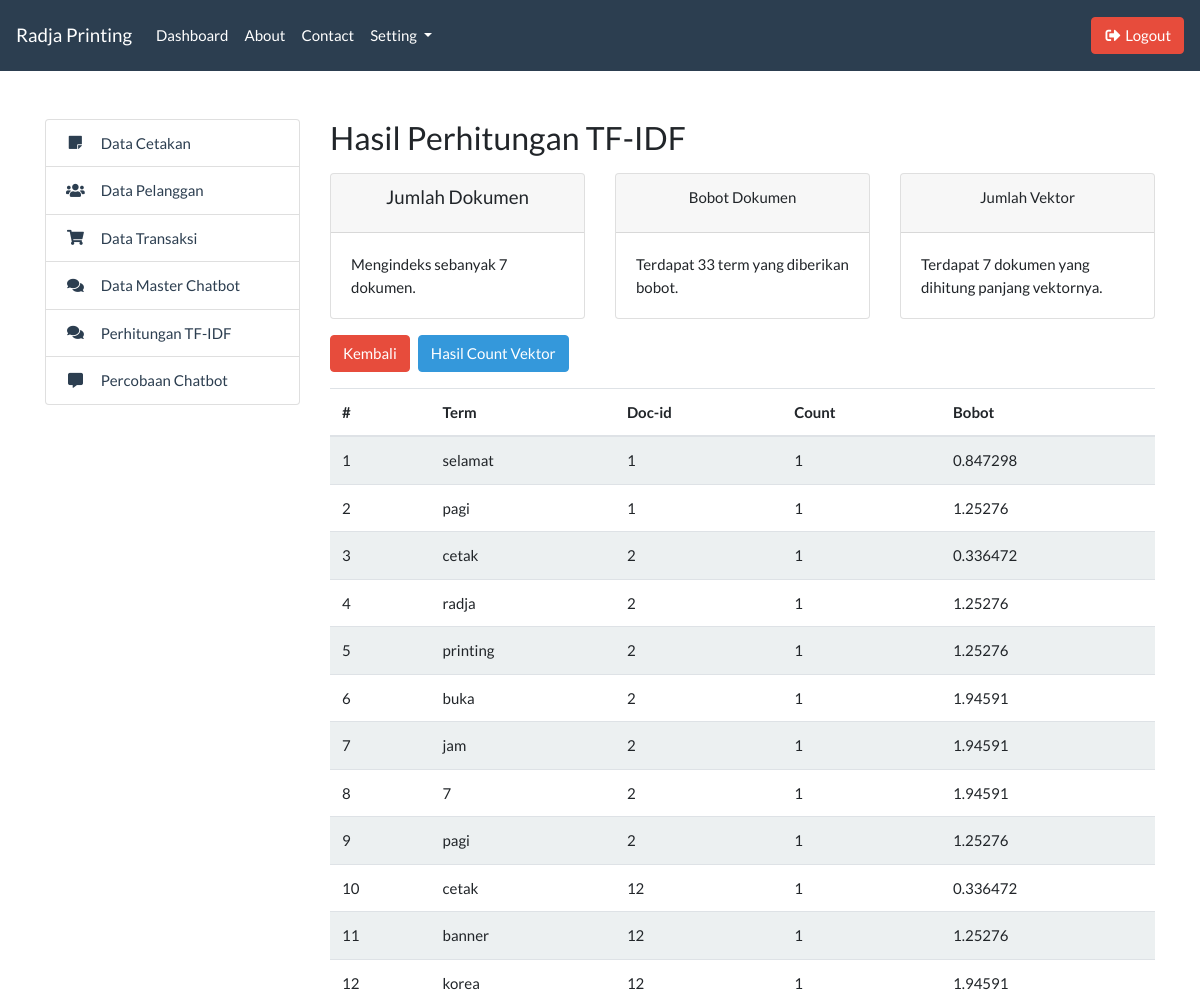
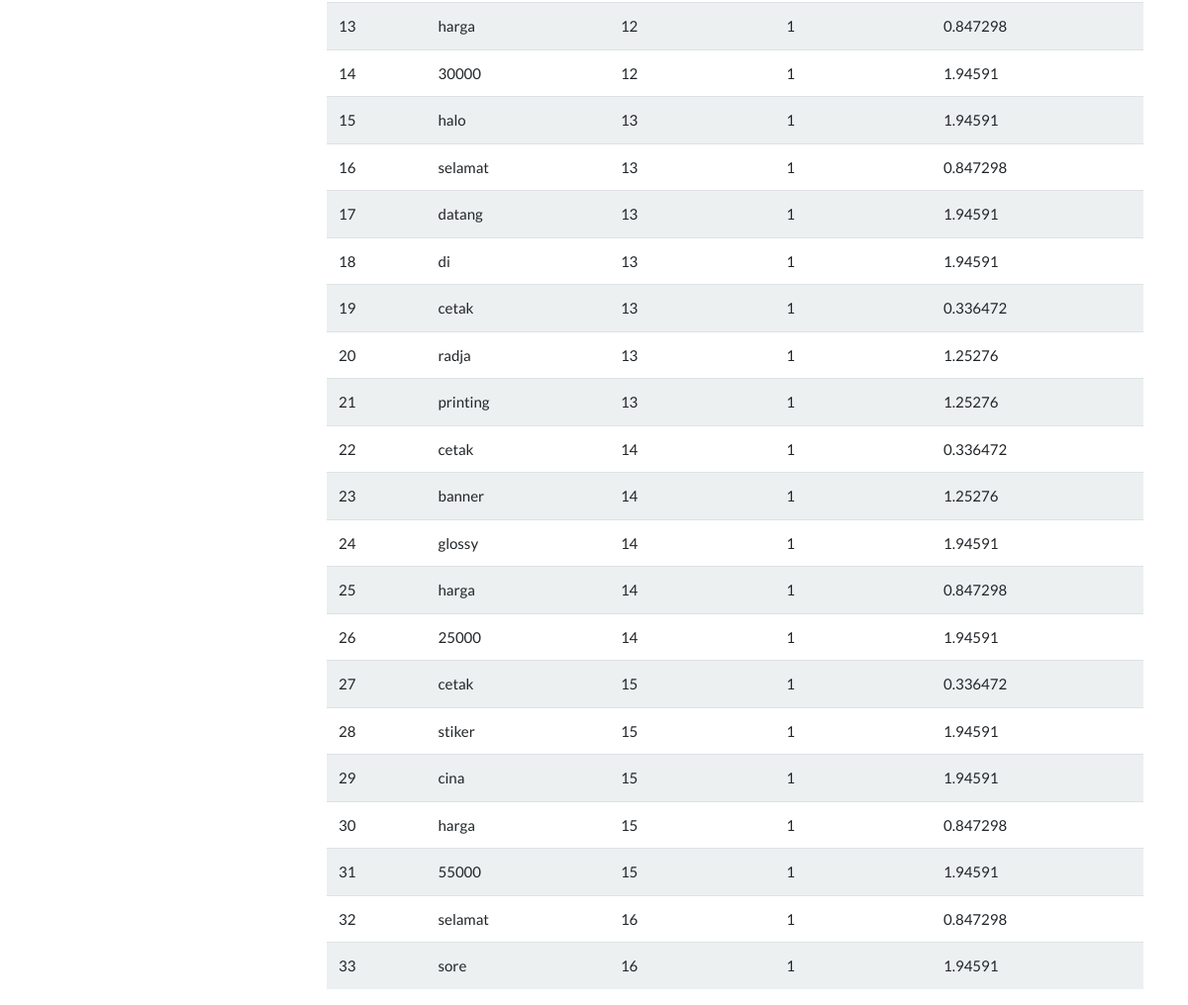
The app's page /admin/master_hitung.php (signed in) with its own data (2 pictures, top to bottom).
### tables this page shows
CREATE TABLE `tb_index` (
  `id` int(11) NOT NULL,
  `term` varchar(255) NOT NULL,
  `id_doc` int(11) NOT NULL,
  `jumlah` int(11) NOT NULL,
  `bobot` float NOT NULL
);

### admin/master_hitung.php (the view, shortened to what this page needs)
<?php include '../templates/admin_header.php'; ?>
<?php include '../templates/admin_sidebar.php'; ?>
<?php include 'fungsi.php'; ?>
<div class="col-md-9">
    <h3>Hasil Perhitungan TF-IDF</h3>
    <div class="row mt-3">
        <div class="col-md-4">
            <div class="card">
                <div class="card-header">
                    <h5 class="card-title text-center">Jumlah Dokumen</h5>
                </div>
                <div class="card-body">
                    <?php buatIndex(); ?>
                </div>
            </div>
        </div>
        <div class="col-md-4">
            <div class="card">
                <div class="card-header">
                    <div class="card-title text-center">Bobot Dokumen</div>
                </div>
                <div class="card-body">
                    <?php hitungBobot(); ?>
                </div>
            </div>
        </div>
        <div class="col-md-4">
            <div class="card">
                <div class="card-header">
                    <div class="card-title text-center">Jumlah Vektor</div>
                </div>
                <div class="card-body">
                    <?php panjangVektor(); ?>
                </div>
            </div>
        </div>
    </div>
    <div class="container mt-3">
        <div class="row">
            <a href="master_index.php" class="btn btn-danger mb-3">
                Kembali
            </a>
            <button type="button" class="btn btn-info mb-3 mx-2" data-toggle="modal" data-target="#modalVektor">
                Hasil Count Vektor
            </button>
            <table class="table table-striped">
                <thead>
                    <tr>
                        <th>#</th>
                        <th>Term</th>
                        <th>Doc-id</th>
                        <th>Count</th>
                        <th>Bobot</th>
                    </tr>
                </thead>
                <tbody>
                    <?php
                        include '../koneksi.php';
                        $i = 1;
                        $result = mysqli_query($koneksi, "SELECT * FROM tb_index ORDER BY id");
                        while($row = mysqli_fetch_array($result)){
                    ?>
                    <tr>
                        <td><?= $i++; ?></td>
                        <td><?= $row['term']; ?></td>
                        <td><?= $row['id_doc']; ?></td>
                        <td><?= $row['jumlah']; ?></td>
                        <td><?= $row['bobot']; ?></td>
                    </tr>
                    <?php } ?>
                </tbody>
            </table>
        </div>
    </div>
</div>
<?php include '../templates/admin_footer.php'; ?>

### templates/admin_header.php (shortened to what this page needs)
<!DOCTYPE html>
<html lang="en">
<head>
    <link rel="stylesheet" href="../assets/css/bootstrap.css">
    <link rel="stylesheet" href="../assets/css/all.css">
</head>
<body>
    <nav class="navbar navbar-expand-lg navbar-dark bg-primary">
        <a class="navbar-brand" href="#">Radja Printing</a>
        <div class="collapse navbar-collapse" id="navbarColor01">
            <ul class="navbar-nav mr-auto">
                <li class="nav-item">
                    <a class="nav-link" href="dashboard.php">Dashboard</a>
                </li>
                <li class="nav-item">
                    <a class="nav-link" href="#">About</a>
                </li>
                <li class="nav-item">
                    <a class="nav-link" href="#">Contact</a>
                </li>
                <li class="nav-item dropdown">
                    <a class="nav-link dropdown-toggle" href="#" id="navbarDropdown" role="button"
                        data-toggle="dropdown" aria-haspopup="true" aria-expanded="false">
                        Setting
                    </a>
                </li>
            </ul>
            <a href="../logout.php" class="btn btn-danger my-2 my-sm-0" type="submit">
                <i class="fas fa-fw fa-sign-out-alt"></i> Logout
            </a>
        </div>
    </nav>

### templates/admin_sidebar.php
<div class="container mt-5">
    <div class="row">
        <div class="col-md-3">
            <ul class="list-group">
                <a href="cetakan_index.php"
                    class="list-group-item list-group-item-action d-flex justify-content-start align-items-center text-primary">
                    <i class="fas fa-fw fa-sticky-note mr-3"></i> Data Cetakan
                </a>
                <a href="pelanggan_index.php"
                    class="list-group-item list-group-item-action d-flex justify-content-start align-items-center text-primary">
                    <i class="fas fa-fw fa-users mr-3"></i> Data Pelanggan
                </a>
                <a href="#"
                    class="list-group-item list-group-item-action d-flex justify-content-start align-items-center text-primary">
                    <i class="fas fa-fw fa-shopping-cart mr-3"></i> Data Transaksi
                </a>
                <a href="master_index.php"
                    class="list-group-item list-group-item-action d-flex justify-content-start align-items-center text-primary">
                    <i class="fas fa-fw fa-comments mr-3"></i> Data Master Chatbot
                </a>
                <a href="master_hitung.php"
                    class="list-group-item list-group-item-action d-flex justify-content-start align-items-center text-primary">
                    <i class="fas fa-fw fa-comments mr-3"></i> Perhitungan TF-IDF
                </a>
                <a href="coba_chat.php"
                    class="list-group-item list-group-item-action d-flex justify-content-start align-items-center text-primary">
                    <i class="fas fa-fw fa-comment-alt mr-3"></i> Percobaan Chatbot
                </a>
            </ul>
        </div>

### admin/fungsi.php (shortened to what this page needs)
<?php
function buatIndex()
{
    include '../koneksi.php';
    mysqli_query($koneksi, "TRUNCATE TABLE tb_index");
    $resDokumen = mysqli_query($koneksi, "SELECT * FROM tb_dokumen ORDER BY id");
    $num_rows = mysqli_num_rows($resDokumen);
    print("Mengindeks sebanyak " . $num_rows . " dokumen. <br>");
}
function hitungBobot()
{
    include '../koneksi.php';
    $resBobot = mysqli_query($koneksi, "SELECT * FROM tb_index ORDER BY id");
    $num_rows = mysqli_num_rows($resBobot);
    print("Terdapat " . $num_rows . " term yang diberikan bobot. <br>");
}
function panjangVektor()
{
    include '../koneksi.php';
    mysqli_query($koneksi, "TRUNCATE TABLE tb_vektor");
    $resDocId = mysqli_query($koneksi, "SELECT DISTINCT id_doc FROM tb_index");
    $num_rows = mysqli_num_rows($resDocId);
    print('Terdapat ' . $num_rows . " dokumen yang dihitung panjang vektornya. <br>");
}

### templates/admin_footer.php (shortened to what this page needs)
</div>
</div>
</body>
</html>

### assets/css/all.css (style rules this page uses)
.fa, .fas, .far, .fal, .fad, .fab { -moz-osx-font-smoothing: grayscale; -webkit-font-smoothing: antialiased; display: inline-block; font-style: normal; font-variant: normal; text-rendering: auto; line-height: 1; }
.fa-fw { text-align: center; width: 1.25em; }
.fa-comment-alt:before { content: "\f27a"; }
.fa-comments:before { content: "\f086"; }
.fa-shopping-cart:before { content: "\f07a"; }
.fa-sign-out-alt:before { content: "\f2f5"; }
.fa-sticky-note:before { content: "\f249"; }
.fa-users:before { content: "\f0c0"; }
.fa, .fas { font-family: 'Font Awesome 5 Free'; font-weight: 900; }

### records on screen
tb_index: term "selamat", id_doc "1", jumlah "1", bobot "0.847298"
tb_index: term "pagi", id_doc "1", jumlah "1", bobot "1.25276"
tb_index: term "cetak", id_doc "2", jumlah "1", bobot "0.336472"
tb_index: term "radja", id_doc "2", jumlah "1", bobot "1.25276"
tb_index: term "printing", id_doc "2", jumlah "1", bobot "1.25276"
tb_index: term "buka", id_doc "2", jumlah "1", bobot "1.94591"
tb_index: term "jam", id_doc "2", jumlah "1", bobot "1.94591"
tb_index: term "7", id_doc "2", jumlah "1", bobot "1.94591"
tb_index: term "pagi", id_doc "2", jumlah "1", bobot "1.25276"
tb_index: term "cetak", id_doc "12", jumlah "1", bobot "0.336472"
tb_index: term "banner", id_doc "12", jumlah "1", bobot "1.25276"
tb_index: term "korea", id_doc "12", jumlah "1", bobot "1.94591"
tb_index: term "harga", id_doc "12", jumlah "1", bobot "0.847298"
tb_index: term "30000", id_doc "12", jumlah "1", bobot "1.94591"
tb_index: term "halo", id_doc "13", jumlah "1", bobot "1.94591"
tb_index: term "selamat", id_doc "13", jumlah "1", bobot "0.847298"
tb_index: term "datang", id_doc "13", jumlah "1", bobot "1.94591"
tb_index: term "di", id_doc "13", jumlah "1", bobot "1.94591"
tb_index: term "cetak", id_doc "13", jumlah "1", bobot "0.336472"
tb_index: term "radja", id_doc "13", jumlah "1", bobot "1.25276"
tb_index: term "printing", id_doc "13", jumlah "1", bobot "1.25276"
tb_index: term "cetak", id_doc "14", jumlah "1", bobot "0.336472"
tb_index: term "banner", id_doc "14", jumlah "1", bobot "1.25276"
tb_index: term "glossy", id_doc "14", jumlah "1", bobot "1.94591"
tb_index: term "harga", id_doc "14", jumlah "1", bobot "0.847298"
tb_index: term "25000", id_doc "14", jumlah "1", bobot "1.94591"
tb_index: term "cetak", id_doc "15", jumlah "1", bobot "0.336472"
tb_index: term "stiker", id_doc "15", jumlah "1", bobot "1.94591"
tb_index: term "cina", id_doc "15", jumlah "1", bobot "1.94591"
tb_index: term "harga", id_doc "15", jumlah "1", bobot "0.847298"
tb_index: term "55000", id_doc "15", jumlah "1", bobot "1.94591"
tb_index: term "selamat", id_doc "16", jumlah "1", bobot "0.847298"
tb_index: term "sore", id_doc "16", jumlah "1", bobot "1.94591"

### other values on screen
$num_rows "7"
$num_rows "33"
